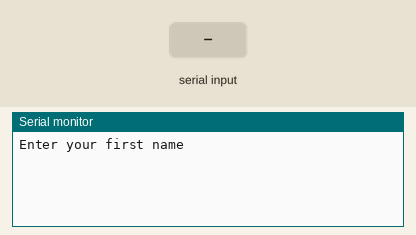
This sketch was run on a simulated Arduino Uno, built with avr-gcc and run on an emulated ATmega328P. On the bench: the last lines printed to the serial monitor. The inputs (shaded band) are chosen by the test bench.

Above: at 1.2 s.
1.3 s: "1" received over Serial
At 2.7 s:
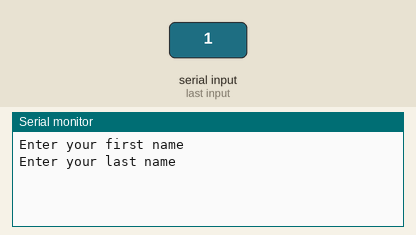
3.3 s: "0" received over Serial
At 4.8 s:
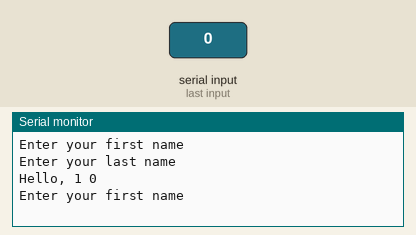

The sketch:

41.Name_last_name.ino
```cpp
void setup() {
  Serial.begin(9600);
  Serial.setTimeout(500);
}

void loop() {
  String name1 = "";
  String last_name = "";

  //Ask for the name and wait until write something
  Serial.println("Enter your first name");
  while(name1.equals("")){
    name1 = Serial.readString();
  }

  //Ask for the last name and wait until write something
  Serial.println("Enter your last name");
  while(last_name.equals("")){
    last_name = Serial.readString();
  }

  //Trim all whitespaces around each name
  name1.trim();
  last_name.trim();

  //Concatenate first and last name with a space in between
  name1.concat(" ");
  name1.concat(last_name);

  Serial.print("Hello, ");
  Serial.println(name1);
  Serial.println();
}
```

Measured:
- after the input at 1.3 s, the serial monitor: prints a new line after 0.50 s (image 1)
- after the input at 3.3 s, the serial monitor: prints a new line after 0.50 s (image 2)
